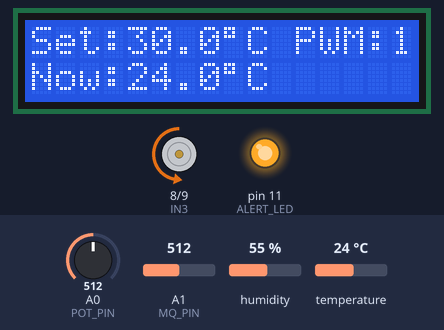
A sketch run on a simulated Arduino Uno, built with avr-gcc and run on an emulated ATmega328P. On the bench: 16×2 character LCD, motor-driver pin pairs drawn as motors (green arrow = first pin HIGH = forward, orange = second pin HIGH = backward, longer = more drive, scaled by the enable pin), output pins drawn as LEDs (lit = HIGH). The test bench sets the inputs (shaded band); at power-on: temperature 24 °C, A0 (POT_PIN) = 512, A1 (MQ_PIN) = 512, humidity 55 %.

Above: at 2.9 s.
3.0 s: temperature set to 10.6 °C
At 4.2 s:
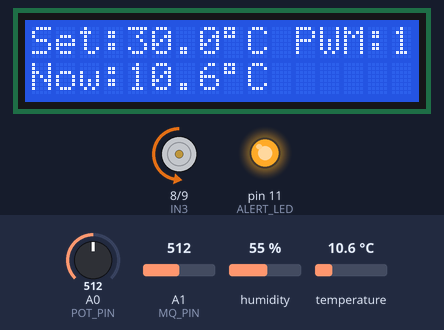
4.8 s: temperature set to 9.3 °C
At 6.7 s:
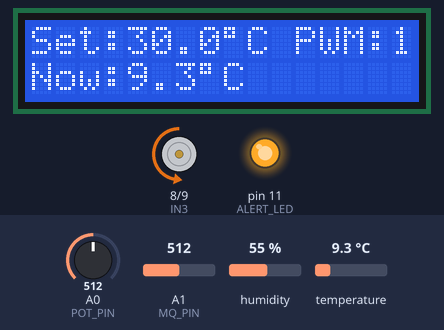
7.0 s: A0 (POT_PIN) set to 716
At 7.8 s:
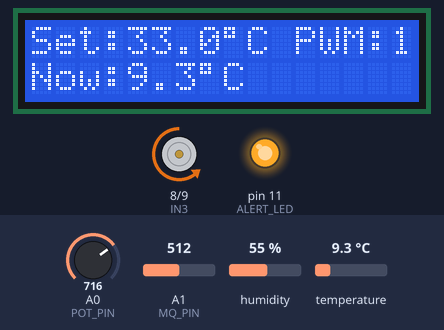
8.6 s: A0 (POT_PIN) set to 992
At 9.9 s:
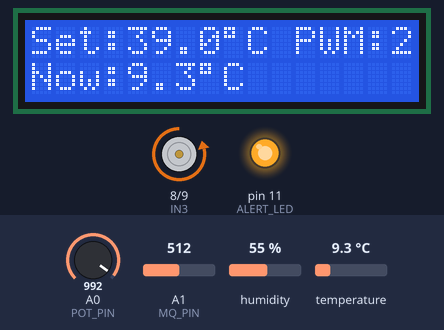
10.2 s: A1 (MQ_PIN) set to 416
11.7 s: A1 (MQ_PIN) set to 382
At 12.3 s:
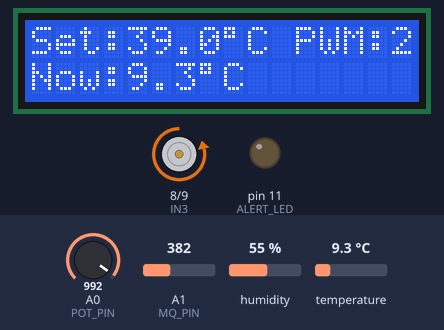
Timing chart, 0 to 14.3 s (numbered marks = the images above; inputs shaded):
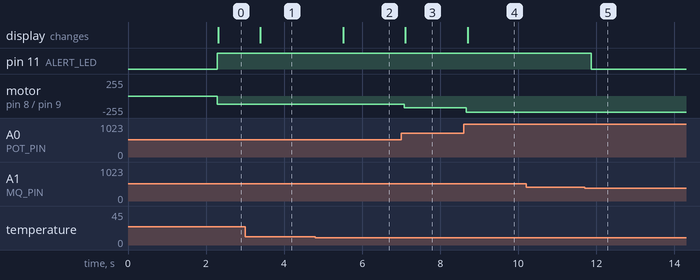

Measured:
- the behaviour switches between 401 and 400 on A1 (MQ_PIN) (found by bisection; images 4 and 5)
- after the input at 3.0 s, the display: changes after 0.39 s (image 1)
- after the input at 4.8 s, the display: changes after 0.72 s (image 2)
- after the input at 7.0 s, motor on pin 8 (IN3) / pin 9 (IN4): backward 127/255 → backward 178/255 after 0.08 s; the display: changes after 0.11 s (image 3)
- after the input at 8.6 s, motor on pin 8 (IN3) / pin 9 (IN4): backward 178/255 → backward 247/255 after 0.07 s; the display: changes after 0.10 s (image 4)
- after the input at 10.2 s, every drawn part: stays the same
- after the input at 11.7 s, pin 11 (ALERT_LED): HIGH → LOW after 0.17 s

The sketch:

smartVent10_2.ino
```cpp
#include <Wire.h>
#include <LiquidCrystal_I2C.h>
#include <DHT.h>

#define DHTPIN 4
#define DHTTYPE DHT22
DHT dht(DHTPIN, DHTTYPE);

LiquidCrystal_I2C lcd(0x27, 16, 2);

#define IN3 8
#define IN4 9
#define ENB 10

#define POT_PIN A0
#define MQ_PIN A1
int mqThreshold = 400;  // Adjust this value

#define ALERT_LED 11     // LED for gas alert

const unsigned long LED_PULSE_MS = 300;
unsigned long lastRxMillis = 0;
bool ledOn = false;

const uint8_t VOICE_SPEED_PWM[6] = { 0, 100, 140, 175, 210, 255 };
int8_t voiceLevel = 0;
bool stopOverride = false;
bool invertDirFlag = false;

int lastDirection = 0;
unsigned int receivedValue = 0;

void setOutputs(int direction, int pwm) {
  if (direction != lastDirection) {
    analogWrite(ENB, 0);
    delay(1000);
    if (direction > 0) {
      digitalWrite(IN3, HIGH);
      digitalWrite(IN4, LOW);
    } else if (direction < 0) {
      digitalWrite(IN3, LOW);
      digitalWrite(IN4, HIGH);
    } else {
      digitalWrite(IN3, LOW);
      digitalWrite(IN4, LOW);
    }
    lastDirection = direction;
  }
  analogWrite(ENB, pwm);
}

void setup() {
  Serial.begin(9600);
  Wire.begin();
  lcd.init();
  lcd.backlight();
  lcd.clear();
  lcd.setCursor(0,0); lcd.print("Smart Vent Init");
  delay(1200);
  dht.begin();
  pinMode(IN3, OUTPUT);
  pinMode(IN4, OUTPUT);
  pinMode(ENB, OUTPUT);
  analogWrite(ENB, 0);
  pinMode(MQ_PIN, INPUT);
  pinMode(ALERT_LED, OUTPUT);
  digitalWrite(ALERT_LED, LOW);
}

void loop() {
  if (Serial.available() >= 2) {
    byte highByte = Serial.read();
    byte lowByte  = Serial.read();
    receivedValue = (highByte << 8) | lowByte;
    lastRxMillis = millis();
    if (receivedValue == 0xA190) {
      voiceLevel = 3; stopOverride = false;
    } else if (receivedValue == 0xA191) {
      if (voiceLevel < 5) voiceLevel++;
      stopOverride = false;
    } else if (receivedValue == 0xA192) {
      voiceLevel = 2; stopOverride = false;
    } else if (receivedValue == 0xA193) {
      voiceLevel = 3; stopOverride = false;
    } else if (receivedValue == 0xA194) {
      voiceLevel = 4; stopOverride = false;
    } else if (receivedValue == 0xA195) {
      voiceLevel = 0; stopOverride = true;
    } else if (receivedValue == 0xA196) {
      invertDirFlag = !invertDirFlag;
    }
    receivedValue = 0;
  }


  int potRaw = analogRead(POT_PIN);
  int potPWM = map(potRaw, 0, 1023, 0, 255);
  if (potPWM < 10) potPWM = 0;

  float setTemp = map(potRaw, 0, 1023, 20, 40);
  float currentTemp = dht.readTemperature();
  if (isnan(currentTemp)) {
    lcd.clear();
    lcd.setCursor(0,0); lcd.print("DHT22 ERROR");
    delay(1000);
    return;
  }

  int autoDir = 0;
  if (currentTemp > setTemp + 0.2) autoDir = +1;
  else if (currentTemp < setTemp - 0.2) autoDir = -1;
  else autoDir = 0;

  int finalDir = autoDir;
  if (invertDirFlag && finalDir != 0) finalDir = -finalDir;

  int voicePWM = VOICE_SPEED_PWM[voiceLevel];
  int effectivePWM = 0;
  if (stopOverride) {
    effectivePWM = 0;
  } else {
    effectivePWM = (potPWM > voicePWM) ? potPWM : voicePWM;
  }
  if (finalDir == 0) effectivePWM = 0;

  setOutputs(finalDir, effectivePWM);

  // --- Check MQ sensor ---
  int mqValue = analogRead(MQ_PIN);

  if (mqValue > mqThreshold) {
    digitalWrite(ALERT_LED, HIGH);  // LED ON if gas detected
  } else {
    digitalWrite(ALERT_LED, LOW);   // LED OFF otherwise
  }

  // --- LCD Display ---
  lcd.clear();
  lcd.setCursor(0,0);
  lcd.print("Set:");
  lcd.print(setTemp, 1); lcd.print((char)223); lcd.print("C ");
  lcd.print("PWM:");
  lcd.print(effectivePWM);

  lcd.setCursor(0,1);
  lcd.print("Now:");
  lcd.print(currentTemp, 1); lcd.print((char)223); lcd.print("C");
  delay(500);
}
```
